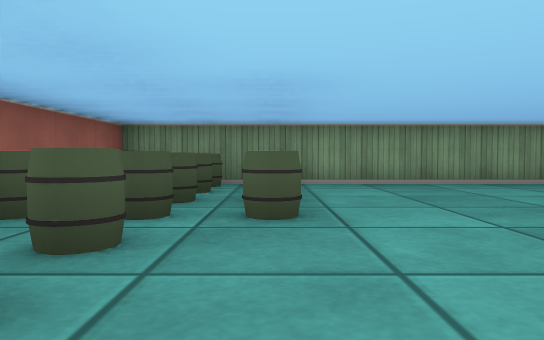
[1] (above)

12 first-person views from a walk through a cub3D level. The camera is about half as high as the walls, tilts 2° down and sees 70° across. The floor is counted in squares. Each view is taken from the middle of a square. On the plan, view 1 faces up. The plan holds only what a view shows up to about 9 squares ahead; the rest is blank. The place goes on beyond the plan.

[2]
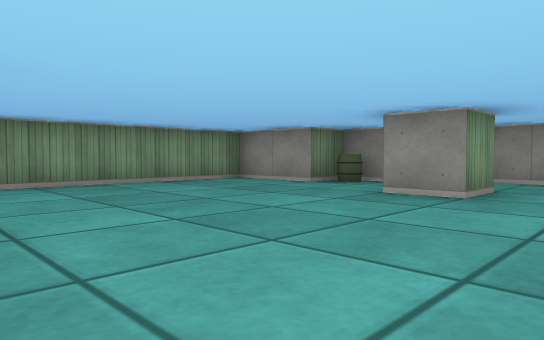

[3]
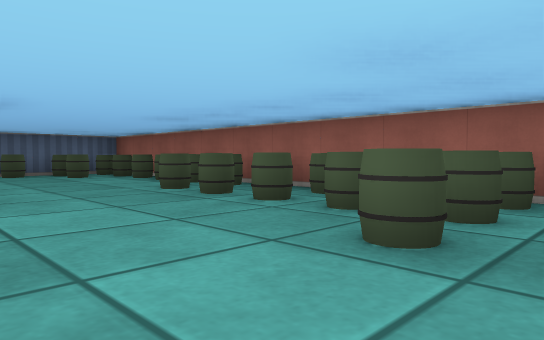

[4]
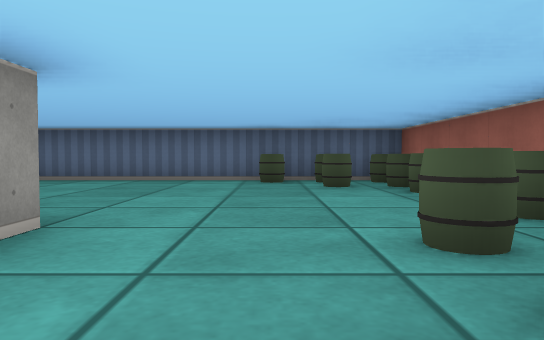

[5]
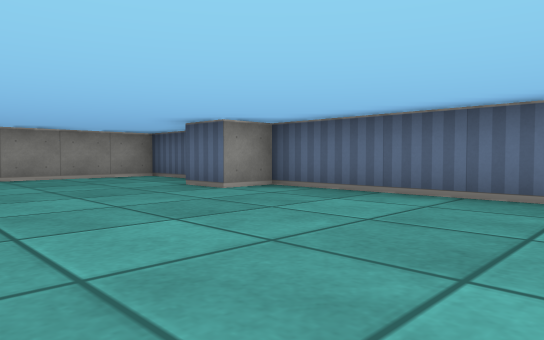

[6]
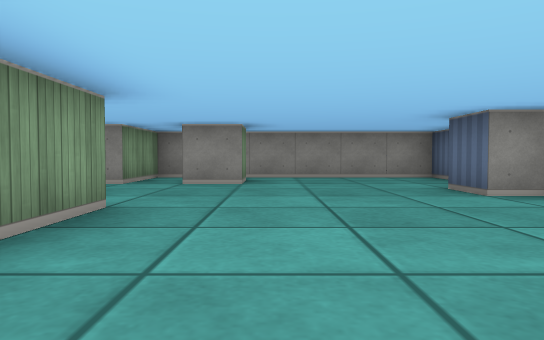

[7]
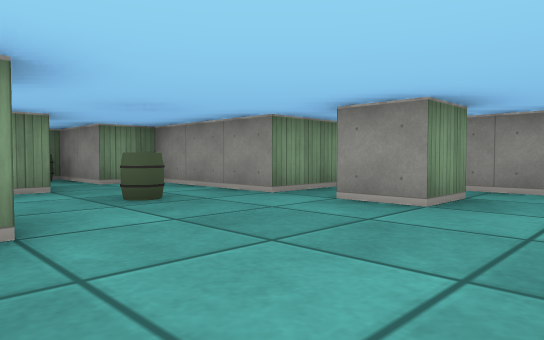

[8]
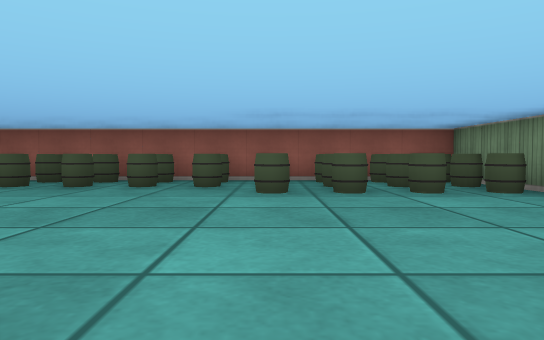

[9]
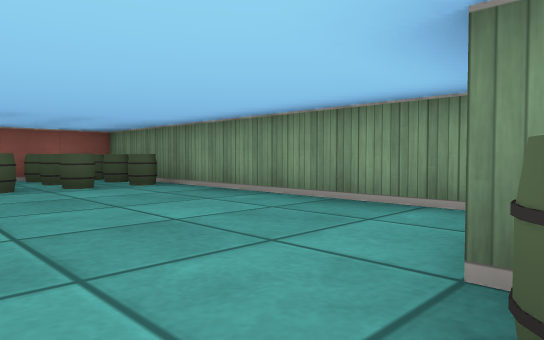

[10]
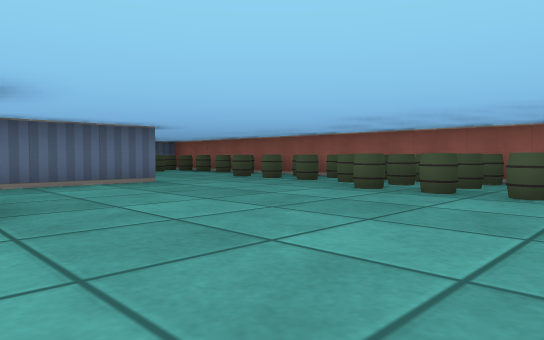

[11]
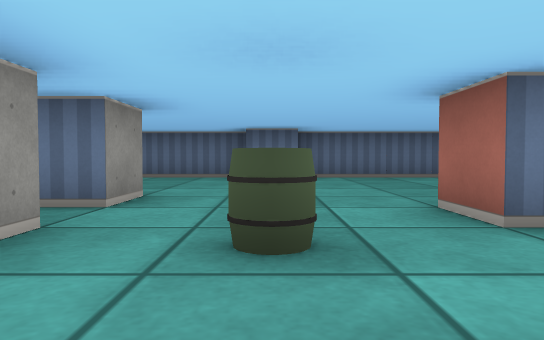

[12]
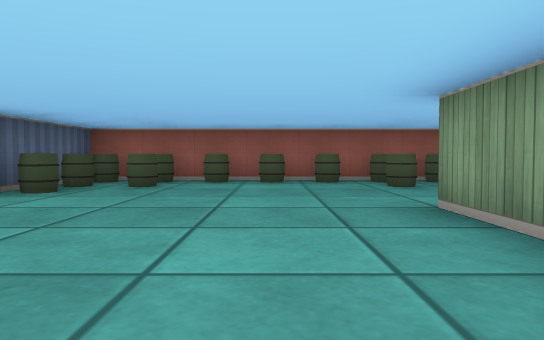

### Floor plan
Points are (right, up) in squares from view 1. A wall is a line through its corners. A room is listed if a view was taken in it or the views show most of it. See-through windows are left out.
Room 1 (views 1, 2, 3, 4, 5, 6, 7, 8, 9, 10, 11, 12)
walls: (1.4, -0.5) (4.5, -0.5) (4.5, -1.5) (1.5, -1.5); (5.6, 1.5) (4.5, 1.5) (4.5, 2.5); (8.6, -2.5) (7.5, -2.5) (7.5, -1.5) (8.1, -1.5); (6.5, -6.5) (9.5, -6.5) (9.5, -0.5) (7.5, -0.5) (7.5, 2.5) (6.5, 2.5) (6.5, 4.5) (5.5, 4.5) (5.5, 6.5) (-2.5, 6.5) (-2.5, -6.5) (5.5, -6.5) (5.5, -5.5) (6.5, -5.5)
objects: barrel (-2, -6); barrel (-2, -5); barrel (-2, -4); barrel (-2, -3); barrel (-2, -2); barrel (-2, -1); barrel (-2, 0); barrel (-2, 1); barrel (-2, 2); barrel (-2, 3); barrel (-2, 4); barrel (-2, 5); barrel (-2, 6); barrel (-1, -6); barrel (-1, -5); barrel (-1, -1); barrel (-1, 0); barrel (-1, 1); barrel (-1, 2); barrel (-1, 3); barrel (-1, 4); barrel (-1, 5); barrel (-1, 6); barrel (0, -6); barrel (0, 3); barrel (0, 4); barrel (0, 5); barrel (0, 6); barrel (6, 0); barrel (6, 4)

Positions as (right, up) in squares from view 1, and headings:
1: (0, 0), facing up
2: (0, 0), facing up-right
3: (2, 4), facing down-left
4: (0, 1), facing down
5: (1, -2), facing down-right
6: (1, -3), facing right
7: (4, -4), facing up-right
8: (5, 3), facing left
9: (6, 3), facing up-left
10: (5, 6), facing down-left
11: (6, 2), facing down
12: (5, -3), facing left
